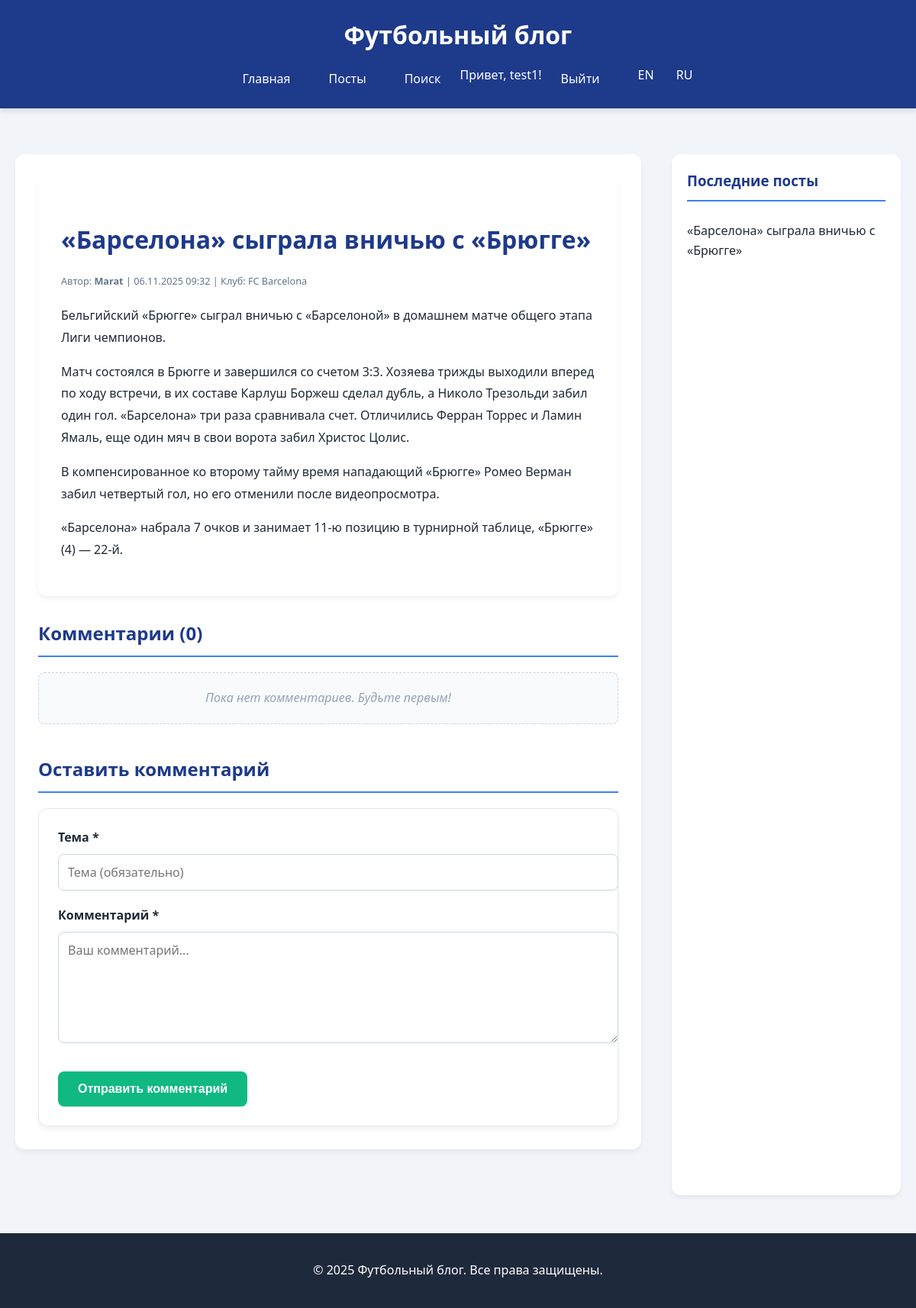
Screenshot of /ru/post/1/ (signed in) with the database file from the repository.
### blog/models.py (models this page shows, shortened)
class Post(models.Model):
    title = models.CharField(max_length=200, verbose_name=_("Заголовок"))
    content = models.TextField(verbose_name=_("Содержание"))
    date_posted = models.DateTimeField(auto_now_add=True, verbose_name=_("Дата публикации"))
    club = models.ForeignKey(Club, on_delete=models.CASCADE, related_name='posts', verbose_name=_("Клуб"))
    author = models.CharField(max_length=100, verbose_name=_("Автор"))

class Club(models.Model):
    name = models.CharField(max_length=100, verbose_name=_("Название клуба"))
    country = models.CharField(max_length=100, verbose_name=_("Страна"))
    founded = models.IntegerField(verbose_name=_("Год основания"))
    stadium = models.CharField(max_length=100, verbose_name=_("Стадион"))
    logo = models.ImageField(
        upload_to='logos/',
        verbose_name=_("Логотип"),
        blank=True,
        null=True
    )

### blog/views.py (the view)
# urls.py: path('post/<int:pk>/', views.post_detail, name='post_detail'),
@login_required(login_url='login')
def post_detail(request, pk):
    post = get_object_or_404(Post, pk=pk)
    comments = post.comments.filter(is_published=True).order_by('-created_at')
    if request.method == 'POST':
        form = CommentForm(request.POST)
        if form.is_valid():
            comment = form.save(commit=False)
            comment.post = post
            comment.author = request.user
            comment.save()
            send_mail(
                subject=f"Новый комментарий: {comment.subject}",
                message=(
                    f"Пользователь: {request.user.username}\n"
                    f"Пост: {post.title}\n\n"
                    f"Тема: {comment.subject}\n"
                    f"Текст:\n{comment.text}\n"
                ),
                from_email=settings.EMAIL_HOST_USER,
                recipient_list=[settings.ADMIN_EMAIL],
                fail_silently=False,
            )
            messages.success(request, _("Ваш комментарий отправлен на модерацию!"))
            return redirect('post_detail', pk=pk)
    else:
        form = CommentForm()
    return render(request, 'post_detail.html', {
        'post': post,
        'comments': comments,
        'form': form,
        'recent_posts': Post.objects.order_by('-date_posted')[:5],
    })

### blog/forms.py (shortened to what this page needs)
class CommentForm(forms.ModelForm):
    class Meta:
        model = Comment
        fields = ['subject', 'text']  # author теперь берётся из request.user
        labels = {
            'subject': _('Тема комментария'),
            'text': _('Текст комментария'),
        }
        widgets = {
            'subject': forms.TextInput(attrs={
                'placeholder': _('Тема (обязательно)'),
                'class': 'form-input'
            }),
            'text': forms.Textarea(attrs={
                'placeholder': _('Ваш комментарий...'),
                'rows': 5,
                'class': 'form-textarea'
            }),
        }

### blog/templates/post_detail.html (shortened to what this page needs)
{% extends "base.html" %}
{% load i18n %}
{% load static %}
{% block content %}
<div class="post-detail">
    <article>
        <h1>{{ post.title }}</h1>
        <p class="meta">
            <small>
                Автор: <strong>{{ post.author }}</strong> |
                {{ post.date_posted|date:"d.m.Y H:i" }} |
                Клуб: {{ post.club.name }}
            </small>
        </p>
        <div class="post-content">
            {{ post.content|linebreaks }}
        </div>
    </article>
    <section class="comments-section">
        <h2>
        </h2>
        {% for comment in comments %}
            <div class="comment">
                <div class="comment-header">
                    <strong>{{ comment.subject }}</strong>
                    <span class="comment-meta">
                        — {{ comment.author.username }} |
                        {{ comment.created_at|date:"d.m.Y H:i" }}
                    </span>
                </div>
                <div class="comment-body">
                    {{ comment.text|linebreaks }}
                </div>
            </div>
        {% empty %}
            <p class="no-comments">
                <em>{% trans "Пока нет комментариев. Будьте первым!" %}</em>
            </p>
        {% endfor %}
    </section>
    {% if user.is_authenticated %}
        <section class="comment-form-section">
            <h2>{% trans "Оставить комментарий" %}</h2>
            <form method="post" class="comment-form">
                <div class="form-group">
                    <label for="{{ form.subject.id_for_label }}">{% trans "Тема" %} *</label>
                    {{ form.subject }}
                </div>
                <div class="form-group">
                    <label for="{{ form.text.id_for_label }}">{% trans "Комментарий" %} *</label>
                    {{ form.text }}
                </div>
                <button type="submit" class="btn">{% trans "Отправить комментарий" %}</button>
            </form>
        </section>
    {% endif %}
</div>
{% endblock %}

### blog/templates/blocks/header.html (shortened to what this page needs)
{% load i18n %}
<header>
    <h1>{% trans "Футбольный блог" %}</h1>
    <nav class="site-nav">
        <a href="/" class="nav-btn">{% trans "Главная" %}</a>
        <a href="/posts/" class="nav-btn">{% trans "Посты" %}</a>
        <a href="/search/" class="nav-btn">{% trans "Поиск" %}</a>
        {% if user.is_authenticated %}
            <span>Привет, {{ user.username }}!</span>
        <a href="{% url 'logout' %}">Выйти</a>
        {% else %}
            <a href="{% url 'login' %}">Вход</a> |
            <a href="{% url 'register' %}">Регистрация</a>
        {% endif %}
        <div class="language-switcher">
            {% get_current_language as LANGUAGE_CODE %}
            {% if LANGUAGE_CODE == "ru" %}
                <a href="/en/{{ request.get_full_path|slice:'4:' }}" class="lang-btn">EN</a>
                <span class="lang-btn active">RU</span>
            {% else %}
                <span class="lang-btn active">EN</span>
                <a href="/ru/{{ request.get_full_path|slice:'4:' }}" class="lang-btn">RU</a>
            {% endif %}
        </div>
    </nav>
</header>

### blog/templates/blocks/sidebar.html
{% load i18n %}
<aside>
    <h3>{% trans "Последние посты" %}</h3>
    <ul>
        {% for post in recent_posts %}
            <li>
                <a href="{% url 'post_detail' post.id %}">{{ post.title }}</a>
            </li>
        {% empty %}
            <li>{% trans "Нет постов" %}</li>
        {% endfor %}
    </ul>
</aside>

### blog/static/css/style.css (style rules this page uses)
header { background: var(--primary); color: white; padding: 20px 0; margin-bottom: 30px; box-shadow: 0 4px 6px rgba(0,0,0,0.1); }
header h1 { margin: 0; font-size: 2rem; text-align: center; }
header nav { display: flex; justify-content: center; margin-top: 15px; }
header nav a { color: white; text-decoration: none; margin: 0 15px; font-weight: 500; padding: 5px 10px; border-radius: 6px; transition: background 0.3s; }
aside { background: white; padding: 20px; border-radius: 12px; box-shadow: 0 4px 6px rgba(0,0,0,0.05); margin-top: 30px; position: sticky; top: 20px; }
aside h3 { color: var(--primary); margin-top: 0; padding-bottom: 10px; border-bottom: 2px solid var(--secondary); }
aside ul { padding-left: 0; }
aside li { margin-bottom: 10px; list-style-type: none; }
aside a { color: var(--text); text-decoration: none; transition: color 0.3s; display: block; padding: 8px 0; }
article { background: white; padding: 30px; border-radius: 12px; box-shadow: 0 4px 6px rgba(0,0,0,0.05); margin-bottom: 30px; }
form { background: white; padding: 20px; border-radius: 8px; box-shadow: 0 2px 4px rgba(0,0,0,0.05); }
form button { background: var(--accent); color: white; border: none; padding: 10px 20px; border-radius: 8px; cursor: pointer; transition: background 0.3s; }
:root { --primary: #1e3a8a; --secondary: #3b82f6; --accent: #10b981; --text: #1f2937; --light: #f8fafc; --dark: #1e293b; }
body { font-family: 'Segoe UI', Tahoma, Geneva, Verdana, sans-serif; line-height: 1.6; color: var(--text); background-color: #f1f5f9; margin: 0; padding: 0; }
.btn { background: var(--primary); color: white; padding: 10px 20px; text-decoration: none; border-radius: 8px; font-size: 0.9em; display: inline-block; margin-top: 10px; transition: all 0.3s ease; border: 2px solid var(--primary); }
.post-detail { background: white; padding: 30px; border-radius: 12px; box-shadow: 0 4px 6px rgba(0,0,0,0.05); margin-bottom: 30px; }
.post-detail h1 { color: var(--primary); margin-bottom: 15px; font-size: 2rem; }
.meta { color: #64748b; font-size: 0.95em; margin-bottom: 20px; }
.post-content { line-height: 1.8; color: var(--text); margin-top: 20px; }
.comments-section h2, .comment-form-section h2 { color: var(--primary); margin: 30px 0 20px; padding-bottom: 10px; border-bottom: 2px solid var(--secondary); font-size: 1.5rem; }
.no-comments { color: #94a3b8; font-style: italic; text-align: center; padding: 20px; background: #f8fafc; border-radius: 8px; border: 1px dashed #cbd5e1; }
.comment-form-section { margin-top: 40px; }
.comment-form { background: white; padding: 25px; border-radius: 12px; box-shadow: 0 4px 6px rgba(0,0,0,0.05); border: 1px solid #e2e8f0; }
.form-group { margin-bottom: 20px; }
.form-group label { display: block; margin-bottom: 8px; font-weight: 600; color: var(--text); }
.form-group input, .form-group textarea { width: 100%; padding: 12px; border: 1px solid #cbd5e1; border-radius: 8px; font-family: inherit; font-size: 1em; transition: border 0.3s, box-shadow 0.3s; }
.form-group textarea { min-height: 120px; resize: vertical; }
.comment-form .btn { background: var(--accent); padding: 12px 24px; font-weight: 600; font-size: 1em; border: 2px solid var(--accent); transition: all 0.3s ease; }

### rows the page displays
Post: title "«Барселона» сыграла вничью с «Брюгге»", author "Marat", date_posted "06.11.2025 09:32", club.name "FC Barcelona", content "Бельгийский «Брюгге» сыграл вничью с «Барселоной» в домашнем матче общего этапа Лиги чемпионов. Матч состоялся в Брюгге и завершился со счетом 3:3. Хозяева трижды выходили вперед по ходу встречи, в их составе Карлуш Боржеш сделал дубль, а Николо Трезольди забил один гол. «Барселона» три раза сравнивала счет. Отличились Ферран Торрес и Ламин Ямаль, еще один мяч в свои ворота забил Христос Цолис. В компенсированное ко второму тайму время нападающий «Брюгге» Ромео Верман забил четвертый гол, но его отменили после видеопросмотра. «Барселона» набрала 7 очков и занимает 11‑ю позицию в турнирной таблице, «Брюгге» (4) — 22‑й."

### other values shown
{{ user.username }} "test1"
